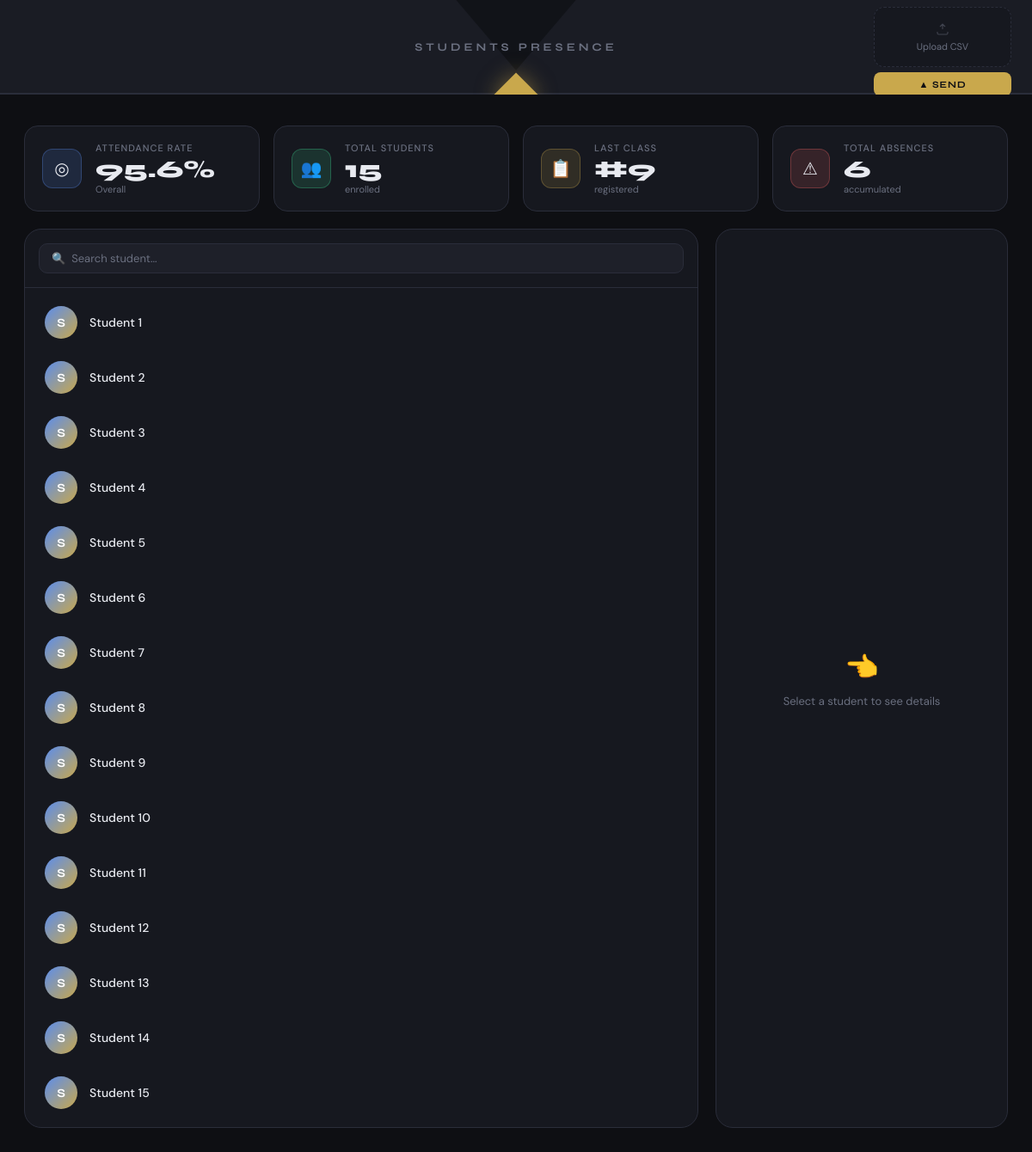
The page / on the database its author committed.
### home/models.py (models this page shows)
class Classes(models.Model):
    class_number = models.CharField(max_length=100, default="0", unique=True)

class Students(models.Model):
    name = models.CharField(max_length=100)
    number = models.IntegerField(unique=True)
    absences = models.IntegerField(default=0)
    contacts = models.CharField(default="No contact", max_length=200)

### home/views.py (the view, shortened to what this page needs)
# urls.py: path('', home, name='home'),
def home(request):
    students = Students.objects.all()
    data = None
    selected_student = None
    last_class = Classes.objects.last()
    class_num = int(last_class.class_number) if last_class else 0
    number = request.GET.get("number") or request.POST.get("number")
    if number:
        selected_student = Students.objects.filter(number=int(number)).first()
    if selected_student and last_class and last_class.class_number:
        absences = int(selected_student.absences)
        class_num = int(last_class.class_number)
        attendance = (class_num - absences) / class_num * 100
    else:
        attendance = 0
    total_absences = [s.absences for s in students]
    overall_attendance = (
        (class_num * students.count() - sum(total_absences)) / (class_num * students.count()) * 100
    ) if class_num > 0 and students.count() > 0 else 0
    return render(request, "home/home.html", {
        "students": students,
        "student": selected_student,
        "class_num": class_num,
        "data": data,
        "last_class": last_class,
        "attendance": f"{attendance:.1f}",
        "overall_attendance": f"{overall_attendance:.1f}",
        "total_absences": sum(total_absences),
    })

### home/templates/home/home.html (shortened to what this page needs)
{% load static %}
<html lang="en">
<head>
    <link rel="stylesheet" href="{% static 'home/home.css' %}">
</head>
<body>
    <div class="collar-wrap">
        <div class="collar-left"></div>
        <div class="collar-right"></div>
        <div class="collar-diamond"></div>
        <div class="collar-title">Students Presence</div>
        <form method="POST" enctype="multipart/form-data" id="form-upload" class="upload-zone">
            <div class="drop-area" id="drop-area">
                <svg width="18" height="18" fill="none" stroke="currentColor" stroke-width="1.5" viewBox="0 0 24 24"><path d="M4 16v2a2 2 0 002 2h12a2 2 0 002-2v-2M12 12V4M8 8l4-4 4 4"/></svg>
                <span>Upload CSV</span>
            </div>
            <button class="botao-gola" type="submit">▲ SEND</button>
        </form>
    </div>
    <div class="stats-row">
        <div class="stat-card">
            <div class="stat-icon blue">◎</div>
            <div>
                <div class="stat-label">Attendance Rate</div>
                <div class="stat-value">{{ overall_attendance }}%</div>
                <div class="stat-sub">Overall</div>
            </div>
        </div>
        <div class="stat-card">
            <div class="stat-icon green">👥</div>
            <div>
                <div class="stat-label">Total Students</div>
                <div class="stat-value">{{ students.count }}</div>
                <div class="stat-sub">enrolled</div>
            </div>
        </div>
        <div class="stat-card">
            <div class="stat-icon gold">📋</div>
            <div>
                <div class="stat-label">Last Class</div>
                <div class="stat-value">{% if last_class %}#{{ last_class.class_number }}{% else %}—{% endif %}</div>
                <div class="stat-sub">registered</div>
            </div>
        </div>
        <div class="stat-card">
            <div class="stat-icon red">⚠</div>
            <div>
                <div class="stat-label">Total Absences</div>
                <div class="stat-value">{{ total_absences }}</div>
                <div class="stat-sub">accumulated</div>
            </div>
        </div>
    </div>
    <div class="main">
        <div class="panel-left">
            <div class="search-bar">
                <input class="search-input" type="text" id="search-input" placeholder="🔍  Search student...">
            </div>
            <div class="aluno-list" id="student-list">
                {% for item in students %}
                <a href="/?number={{ item.number }}"
                   class="aluno {% if student and student.number == item.number %}active{% endif %}">
                    <div class="aluno-avatar">{{ item.name|slice:":1" }}</div>
                    <span class="aluno-name">{{ item.name }}</span>
                </a>
                {% endfor %}
            </div>
        </div>
        <div class="panel-right">
            {% if student %}
            <div class="student-header">
                <div class="student-avatar-lg">{{ student.name|slice:":1" }}</div>
                <div>
                    <div class="student-name">{{ student.name }}</div>
                    <div class="student-sub">Contact: {{ student.contacts }}</div>
                    <div class="student-sub">{% if last_class %}Current class: #{{ last_class.class_number }}{% endif %}</div>
                </div>
            </div>
            <div class="student-body">
                <div class="info-row">
                    <span class="info-row-label">Student absences</span>
                    <span class="info-row-value red">{{ student.absences }}</span>
                </div>
                <div class="info-row">
                    <span class="info-row-label">Total absences</span>
                    <span class="info-row-value gold">{{ total_absences }}</span>
                </div>
                <div class="presenca-bar-wrap">
                    <div class="presenca-bar-top">
                        <span>Student attendance</span>
                        <span style="color:var(--text); font-weight:700;">{{ attendance }}%</span>
                    </div>
                    <div class="presenca-bar">
                        <div class="presenca-fill" style="width: {{ attendance }}%"></div>
                    </div>
                </div>
                <div class="presenca-bar-wrap">
                    <div class="presenca-bar-top">
                        <span>Overall class attendance</span>
                        <span style="color:var(--text); font-weight:700;">{{ overall_attendance }}%</span>
                    </div>
                    <div class="presenca-bar">
                        <div class="presenca-fill" style="width: {{ overall_attendance }}%"></div>
                    </div>
                </div>
            </div>
            <a href="/export/" class="btn-csv">
                ⬇ Download CSV Report
            </a>
            {% else %}
            <div class="panel-right-empty">
                <span style="font-size:32px">👈</span>
                Select a student to see details
            </div>
            {% endif %}
        </div>
    </div>
</body>
</html>

### rows shown on the page
Classes: class_number "9"
Students: name "S", name "Student 1"
Students: name "S", name "Student 2"
Students: name "S", name "Student 3"
Students: name "S", name "Student 4"
Students: name "S", name "Student 5"
Students: name "S", name "Student 6"
Students: name "S", name "Student 7"
Students: name "S", name "Student 8"
Students: name "S", name "Student 9"
Students: name "S", name "Student 10"
Students: name "S", name "Student 11"
Students: name "S", name "Student 12"
Students: name "S", name "Student 13"
Students: name "S", name "Student 14"
Students: name "S", name "Student 15"

### other values the page prints
{{ overall_attendance }} "95.6"
{{ students.count }} "15"
{{ total_absences }} "6"
